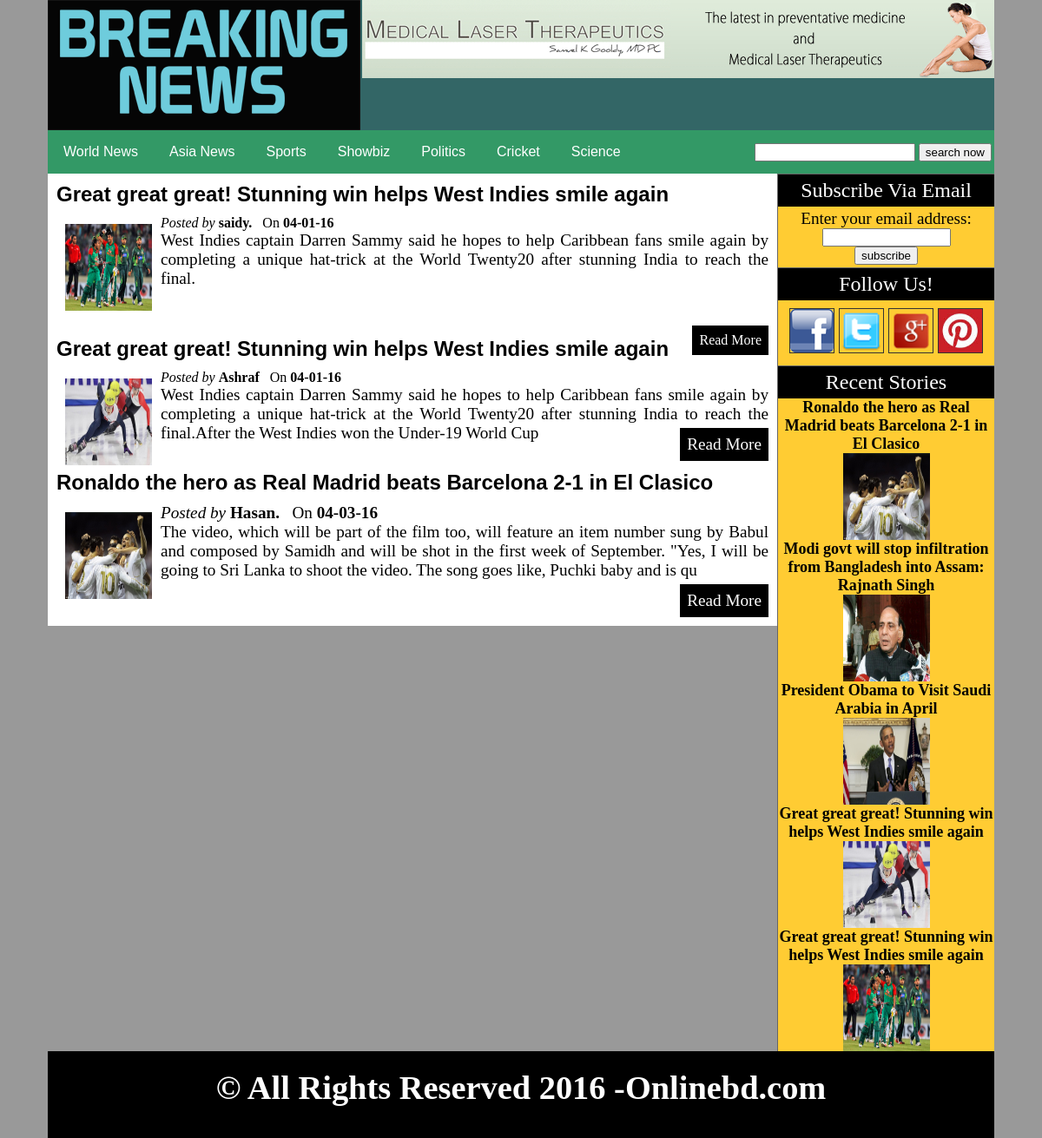
The page /results.php?cat=3 on the database its author committed.
### tables this page shows
CREATE TABLE IF NOT EXISTS `categories` (
  `cat_id` int(10) NOT NULL AUTO_INCREMENT,
  `cat_title` varchar(50) NOT NULL,
  PRIMARY KEY (`cat_id`)
);

CREATE TABLE IF NOT EXISTS `posts` (
  `post_id` int(10) NOT NULL AUTO_INCREMENT,
  `category_id` int(10) NOT NULL,
  `post_title` varchar(100) NOT NULL,
  `post_date` text NOT NULL,
  `post_author` varchar(50) NOT NULL,
  `post_keywords` text NOT NULL,
  `post_image` text NOT NULL,
  `post_content` text NOT NULL,
  PRIMARY KEY (`post_id`)
);

### results.php (the view, shortened to what this page needs)
<!DOCTYPE html PUBLIC "-//W3C//DTD XHTML 1.0 Transitional//EN" "http://www.w3.org/TR/xhtml1/DTD/xhtml1-transitional.dtd">
<html xmlns="http://www.w3.org/1999/xhtml">
<head>
<link rel="stylesheet" href="styles/style.css" media="all" />
</head>
<body>
<div class="container">
 <div class="head">
 <a href="index.php" ><img id="logo" src="images/news1.gif" /></a>
  <img id="banner" src="images/banner2.gif"/>
 </div>
     <?php include ("includes/navbar.php");?>
	   <div class="post_area">
     <?php
	   if(isset($_GET['search'])){
	   $get_query=$_GET['search_query'];
	   if($get_query==''){
	     echo "<script>alert('please write a  keywords')</script>";
		 echo "<script>window.open('index.php','_self')</script>";
		 exit();
	   }
       $get_posts="select * from posts where post_keywords like '%$get_query%'";
	   $run_posts=mysql_query($get_posts);
       while($row_posts=mysql_fetch_array($run_posts)){
	      $post_id=$row_posts['post_id'];
	      $post_title=$row_posts['post_title'];
		  $post_date=$row_posts['post_date'];
          $post_author=$row_posts['post_author'];
		  $post_image=$row_posts['post_image'];
		  $post_content=substr($row_posts['post_content'],0,260);
        echo "
		 <h2> <a id='ltitle' href='details.php?post=$post_id'>$post_title</a></h2>
		 <span><i>Posted by </i> <b>$post_author </b> &nbsp; On <b>$post_date </b></span><span style='color:brown;'></span>
		 <img src='admin/news_images/$post_image' width='100' height='100'/>
		 <div>$post_content<a id='rmlink' href='details.php?post=$post_id'>Read More</a></div><br/>
		";
	   }
     }
	  else
	   if(isset($_GET['cat'])){
	    $cat_id=$_GET['cat'];
       $get_posts="select * from posts where category_id='$cat_id'";
	   $run_posts=mysql_query($get_posts);
       while($row_posts=mysql_fetch_array($run_posts)){
	      $post_id=$row_posts['post_id'];
	      $post_title=$row_posts['post_title'];
		  $post_date=$row_posts['post_date'];
          $post_author=$row_posts['post_author'];
		  $post_image=$row_posts['post_image'];
		  $post_content=substr($row_posts['post_content'],0,260);
        echo "
		 <h2> <a id='ltitle' href='details.php?post=$post_id'>$post_title</a></h2>
		 <span><i>Posted by </i> <b>$post_author </b> &nbsp; On <b>$post_date </b></span><span style='color:brown;'></span>
		 <img src='admin/news_images/$post_image' width='100' height='100'/>
		 <div>$post_content<a id='rmlink' href='details.php?post=$post_id'>Read More</a></div><br/>
		";
	   }
     }
     ?>
</div>
      <?php include ("includes/sidebar.php");?>
 <div class="footer">
    <h1 style="padding:20px; text-align:center;"> &copy; All Rights Reserved 2016 -Onlinebd.com </h1>
 </div>
</div>
</body>
</html>

### includes/navbar.php (shortened to what this page needs)
<div class="navbar">
  <ul id="menu">
 <?php
 $get_cats="select * from categories";
 $run_cats=mysql_query($get_cats);
 while($cats_row=mysql_fetch_array($run_cats)){
  $cat_id=$cats_row['cat_id'];
  $cat_title=$cats_row['cat_title'];
  echo "<li><a href='index.php?cat=$cat_id'>$cat_title</a></li>";
 }
 ?>
  </ul>
  <div id="form">
     <form method="get" action="results.php" enctype="multipart/form-data">
   <input type="text" name="search_query" />
   <input type="submit" name="search" value="search now"/>
  </form>
  </div>
</div>

### includes/sidebar.php (shortened to what this page needs)
 <div class="side_bar">
   <div id="stitle">Subscribe Via Email </div>
   <div>
<form style="padding:3px;text-align:center;"action="http://feedburner.google.com/fb/a/mailverify"method="post" target="popupwindow"onsubmit="window.open('http://feedburner.google.com/fb/a/mailverify?uri=onlineComputerTeacherDhaka','popupwindow','scrollbars=yes,width=550,height=520');return true"><p>Enter your email address:</p><p> <input type="text" style="width:140px;" name="emai" /></p><input type="hidden" value="onlineComputerTeacherDhaka" name="uri"/><input type="hidden"name="loc" value="en-US" />
<input type="submit"  value="subscribe"/></p>
</form>
</div>
   <div id="stitle">Follow Us! </div>
     <div id="social">
	  <img src="images/fb.png" width="50" height="50"  />
	  <img src="images/twitter1.png" width="50" height="50"  />
	  <img src="images/plus.png" width="50" height="50"  />
	  <img src="images/pin.jpg" width="50" height="50" />
	 </div>
  <div id="stitle">Recent Stories </div>
        <?php
          $get_posts="select * from posts order by 1 DESC LIMIT 0,5";
	      $run_posts=mysql_query($get_posts);
         while($row_posts=mysql_fetch_array($run_posts)){
				  $post_id=$row_posts['post_id'];
				  $post_title=$row_posts['post_title'];
                  $post_image=$row_posts['post_image'];
        echo "
		        <div class='recent_post'>
				 <h2> <a  href='details.php?post=$post_id'>$post_title</a></h2>
				 <img src='admin/news_images/$post_image' width='100' height='100'/>
				 </div>
		";
	   }
     ?>
 </div>

### styles/style.css (style rules this page uses)
html, body, div, span, applet, object, iframe, h1, h2, h3, h4, h5, h6, p, blockquote, pre, a, abbr, acronym, address, big, cite, code, del, dfn, em, img, ins, kbd, q, s, samp, small, strike, strong, sub, sup, tt, var, b, u, i, center, dl, dt, dd, ol, ul, li, fieldset, form, label, legend, table, caption, tbody, tfoot, thead, tr, th, td, article, aside, canvas, details, embed, figure, figcaption, footer, header, hgroup, menu, nav, output, ruby, section, summary, time, mark, audio, video { margin: 0; padding: 0; border: 0; vertical-align: baseline; }
body { background:#999999; }
.container { width:1090px; margin:auto; }
.head { width:1090px; height:150px; background:#336666; }
#logo { float:left; }
#banner { float:right; }
.navbar { width:1090px; height:50px; background:#339966; }
#menu { line-height:50px; float:left; }
#menu li { list-stle-type:none; display:inline; }
#menu a { text-decoration:none; font-size:16px; font-family:Arial, Helvetica, sans-serif; margin:10px; padding:8px; color:#FFFFFF; }
.post_area { width:820px; background:#FFFFFF; float:left; padding:10px; }
.post_area img { padding-top:10px; padding-left:10px; padding-right:10px; float:left; }
.post_area p { margin-bottom:10px; text-align:justify; }
.post_area h2 { padding-bottom:10px; }
.side_bar { width:249px; background:#FFCC33; float:right; border-left:1px solid #666666; }
.recent_post { text-align:center; }
.recent_post a { text-decoration:none; color:#000000; font-size:18px; }
#stitle { background:#000000; color:#FFFFFF; padding:5px; font-size:24px; border-top:1px solid #666666; text-align:center; }
#social { margin:4px; padding:5px; text-align:center; }
#social img { width:50px; border:1px solid #333333; }
.footer { width:1090px; height:100px; background:#000000; color:#FFFFFF; clear:both; }
#form { float:right; line-height:50px; padding-right:3px; }
#rmlink { float:right; background:#000000; color:#FFFFFF; padding:8px; text-decoration:none; margin-top:5px; }
#ltitle { text-decoration:none; font-size:24px; font-family:Arial, Helvetica, sans-serif; color:#000000; }

### rows shown on the page
categories: cat_title "World News"
categories: cat_title "Asia News"
categories: cat_title "Sports"
categories: cat_title "Showbiz"
categories: cat_title "Politics"
categories: cat_title "Cricket"
categories: cat_title "Science"
posts: post_title "Great great great! Stunning win helps West Indies smile again", post_author "saidy.", post_date "04-01-16", post_image (picture), post_content "West Indies captain Darren Sammy said he hopes to help Caribbean fans smile again by completing a unique hat-trick at the World Twenty20 after stunning India to reach the final."
posts: post_title "Great great great! Stunning win helps West Indies smile again", post_author "Ashraf", post_date "04-01-16", post_image (picture), post_content "West Indies captain Darren Sammy said he hopes to help Caribbean fans smile again by completing a unique hat-trick at the World Twenty20 after stunning India to reach the final.After the West Indies won the Under-19 World Cup"
posts: post_title "Ronaldo the hero as Real Madrid beats Barcelona 2-1 in El Clasico", post_author "Hasan.", post_date "04-03-16", post_image (picture), post_content "The video, which will be part of the film too, will feature an item number sung by Babul and composed by Samidh and will be shot in the first week of September. \"Yes, I will be going to Sri Lanka to shoot the video. The song goes like, Puchki baby and is qu"
posts: post_title "Modi govt will stop infiltration from Bangladesh into Assam: Rajnath Singh", post_image (picture)
posts: post_title "President Obama to Visit Saudi Arabia in April", post_image (picture)
